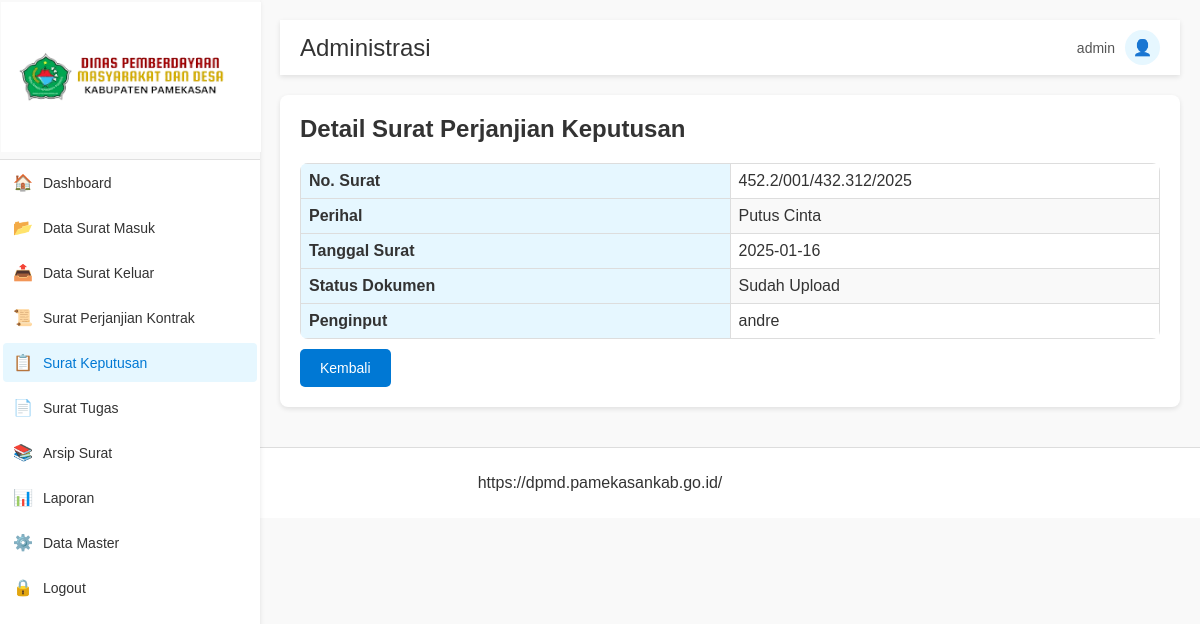
Screenshot of /detail_keputusan.php?id=3 (signed in) with the database file from the repository.
### tables this page shows
CREATE TABLE `surat_keputusan` (
  `id_keputusan` int(11) NOT NULL,
  `no_keputusan` varchar(90) NOT NULL,
  `perihal_keputusan` varchar(90) NOT NULL,
  `tgl_keputusan` date NOT NULL,
  `agenda_keputusan` date NOT NULL,
  `dokumen_keputusan` varchar(255) NOT NULL,
  `keputusan_input` int(11) DEFAULT NULL
);

CREATE TABLE `users` (
  `id` int(11) NOT NULL,
  `username` varchar(50) NOT NULL,
  `password` varchar(255) NOT NULL,
  `role` enum('admin','operator') NOT NULL
);

### detail_keputusan.php (the view, shortened to what this page needs)
<?php
include 'db.php';
if (isset($_GET['id'])) {
    $id = (int) $_GET['id'];
    $sql = "SELECT surat_keputusan.*, users.username
            FROM surat_keputusan
            LEFT JOIN users ON surat_keputusan.keputusan_input = users.id
            WHERE surat_keputusan.id_keputusan = ?";
    $stmt = $conn->prepare($sql);
    $stmt->bind_param("i", $id);
    $stmt->execute();
    $result = $stmt->get_result();
    if ($result->num_rows > 0) {
        $row = $result->fetch_assoc();
    } else {
        echo "Surat tidak ditemukan.";
        exit;
    }
} else {
    echo "ID surat tidak ditemukan.";
    exit;
}
?>
<!DOCTYPE html>
<html lang="en">
<head>
    <link rel="stylesheet" href="style.css">
</head>
<body>
    <div class="sidebar">
        <div class="logo">
            <img src="logo.png" alt="Logo" />
        </div>
        <ul class="sidebar-menu">
            <li><a href="index.php"><span class="icon">🏠</span> Dashboard</a></li>
            <li><a href="surat_masuk.php"><span class="icon">📂</span> Data Surat Masuk</a></li>
            <li><a href="surat_keluar.php"><span class="icon">📤</span> Data Surat Keluar</a></li>
            <li><a href="surat_perjanjian_kontrak.php"><span class="icon">📜</span> Surat Perjanjian Kontrak</a></li>
            <li><a href="surat_keputusan.php"  class="active"><span class="icon">📋</span> Surat Keputusan</a></li>
            <li><a href="surat_tugas.php"><span class="icon">📄</span> Surat Tugas</a></li>
            <li><a href="arsip.php"><span class="icon">📚</span> Arsip Surat</a></li>
            <li><a href="laporan.php"><span class="icon">📊</span> Laporan</a></li>
            <li><a href="data_master.php"><span class="icon">⚙️</span> Data Master</a></li>
            <li><a href="logout.php"><span class="icon">🔒</span> Logout</a></li>
        </ul>
    </div>
    <div class="main-content">
        <div class="topbar">
            <h2>Administrasi</h2>
            <div class="profile">
                <span><?= htmlspecialchars($_SESSION['role']); ?></span>
                <div class="profile-icon">👤</div>
            </div>
        </div>
        <div class="container">
            <h2>Detail Surat Perjanjian Keputusan</h2>
            <table class="table">
                <tr>
                    <th>No. Surat</th>
                    <td><?= htmlspecialchars($row['no_keputusan']); ?></td>
                </tr>
                <tr>
                    <th>Perihal</th>
                    <td><?= htmlspecialchars($row['perihal_keputusan']); ?></td>
                </tr>
                <tr>
                    <th>Tanggal Surat</th>
                    <td><?= htmlspecialchars($row['tgl_keputusan']); ?></td>
                </tr>
                <tr>
                    <th>Status Dokumen</th>
                    <td><?= empty($row['dokumen_keputusan']) ? 'Belum Upload' : 'Sudah Upload'; ?></td>
                </tr>
                <tr>
                    <th>Penginput</th>
                    <td><?= htmlspecialchars($row['username']); ?></td>
                </tr>
            </table>
            <a href="surat_keputusan.php" class="btn btn-primary">Kembali</a>
        </div>
    </div>
    <footer>
        <p>https://dpmd.pamekasankab.go.id/</p>
    </footer>
</body>
</html>

### style.css (style rules this page uses)
body, html { margin: 0; padding: 0; font-family: 'Arial', sans-serif; color: #333; background-color: #f9f9f9; }
.sidebar { width: 260px; height: 100vh; background-color: #ffffff; box-shadow: 0 2px 5px rgba(0, 0, 0, 0.1); position: fixed; top: 0; left: 0; }
.sidebar .logo { text-align: center; padding: 2px 1px; background-color: #f9f9f9; border-bottom: 1px solid #e0e0e0; }
.sidebar .logo img { width: 260px; height: 150px; margin-bottom: 1px; }
.sidebar-menu { list-style: none; padding: 0; margin: 0; }
.sidebar-menu li { padding: 3px; }
.sidebar-menu li a { color: #333; text-decoration: none; display: flex; align-items: center; font-size: 14px; border-radius: 4px; padding: 10px; transition: background-color 0.3s ease; }
.sidebar-menu li a .icon { margin-right: 10px; font-size: 16px; }
.sidebar-menu li a:hover, .sidebar-menu li a.active { background-color: #e6f7ff; color: #0078d4; }
.main-content { margin-left: 260px; padding: 20px; }
.topbar { background-color: #ffffff; padding: 10px 20px; display: flex; justify-content: space-between; align-items: center; margin-bottom: 20px; box-shadow: 0 2px 5px rgba(0, 0, 0, 0.1); }
.topbar h2 { margin: 0; color: #333; font-weight: normal; }
.profile { display: flex; align-items: center; gap: 10px; }
.profile span { color: #555; font-size: 14px; }
.profile-icon { width: 35px; height: 35px; background-color: #e6f7ff; color: #0078d4; display: flex; align-items: center; justify-content: center; border-radius: 50%; font-size: 16px; }
.container { background-color: #ffffff; padding: 20px; border-radius: 8px; box-shadow: 0 2px 5px rgba(0, 0, 0, 0.1); }
.container h2 { margin-top: 0; color: #333; }
.table { width: 100%; border-collapse: collapse; margin-top: 10px; border-radius: 8px; overflow: hidden; text-align: center; table-layout: fixed; border-collapse: collapse; }
.table th, .table td { border: 1px solid #ddd; word-wrap: break-word; overflow-wrap: break-word; text-align: left; padding: 8px; }
.table th { background-color: #e6f7ff; color: #333; }
.table td { vertical-align: top; }
.table tr:nth-child(even) { background-color: #f9f9f9; }
.btn { padding: 11px 20px; border-radius: 5px; color: white; text-decoration: none; font-size: 14px; display: inline-block; text-align: center; margin-top: 10px; }
.btn-primary { background-color: #0078d4; }
footer { text-align: center; margin-top: 20px; padding: 10px 0; background-color: #ffffff; color: #333; border-top: 1px solid #ddd; }

### rows the page displays
surat_keputusan: no_keputusan "452.2/001/432.312/2025", perihal_keputusan "Putus Cinta", tgl_keputusan "2025-01-16", keputusan_input.username "andre"

### other values shown
$_SESSION['role'] "admin"
